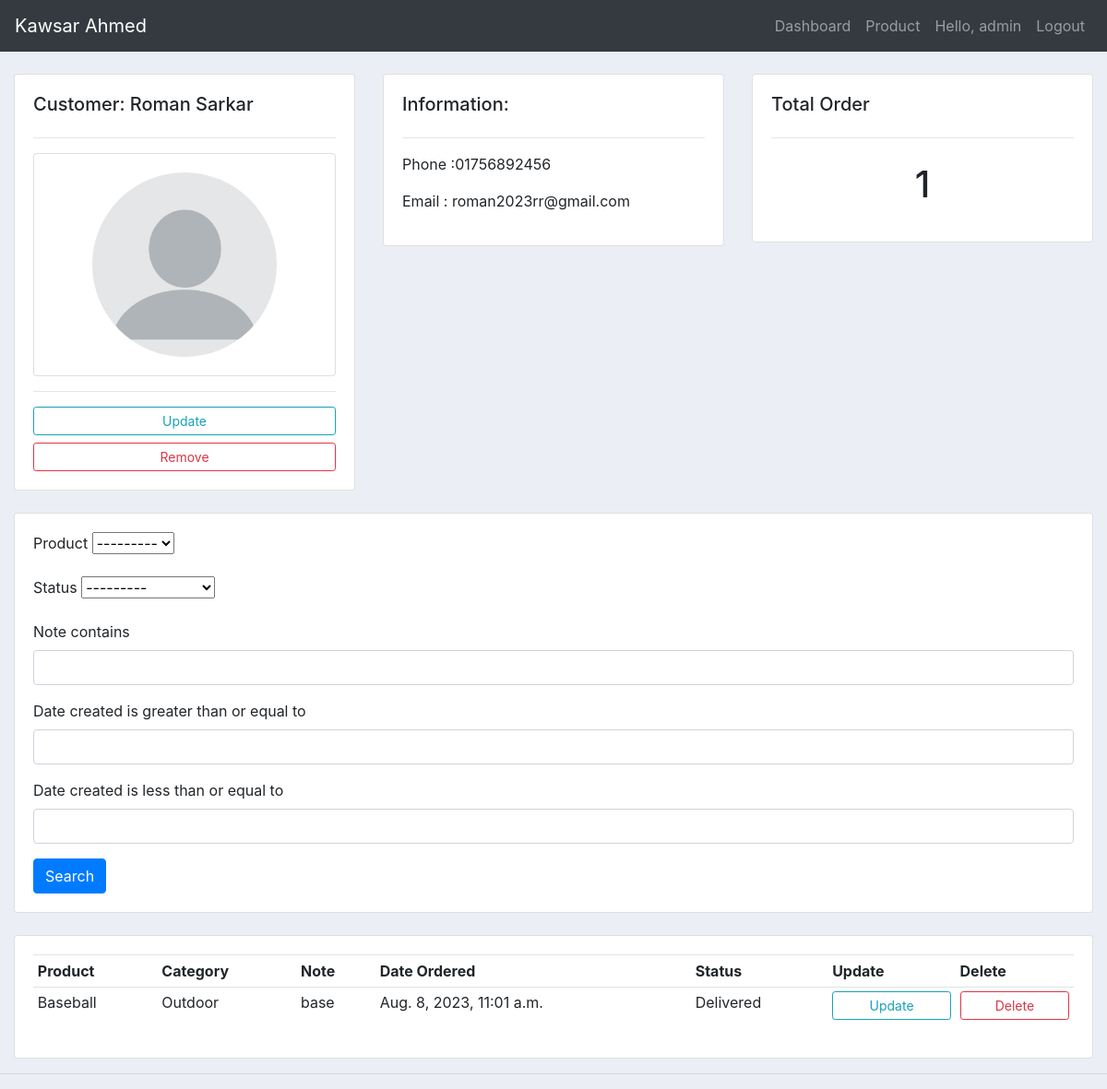
The page /customer/6/ (signed in) on the database as committed earlier.
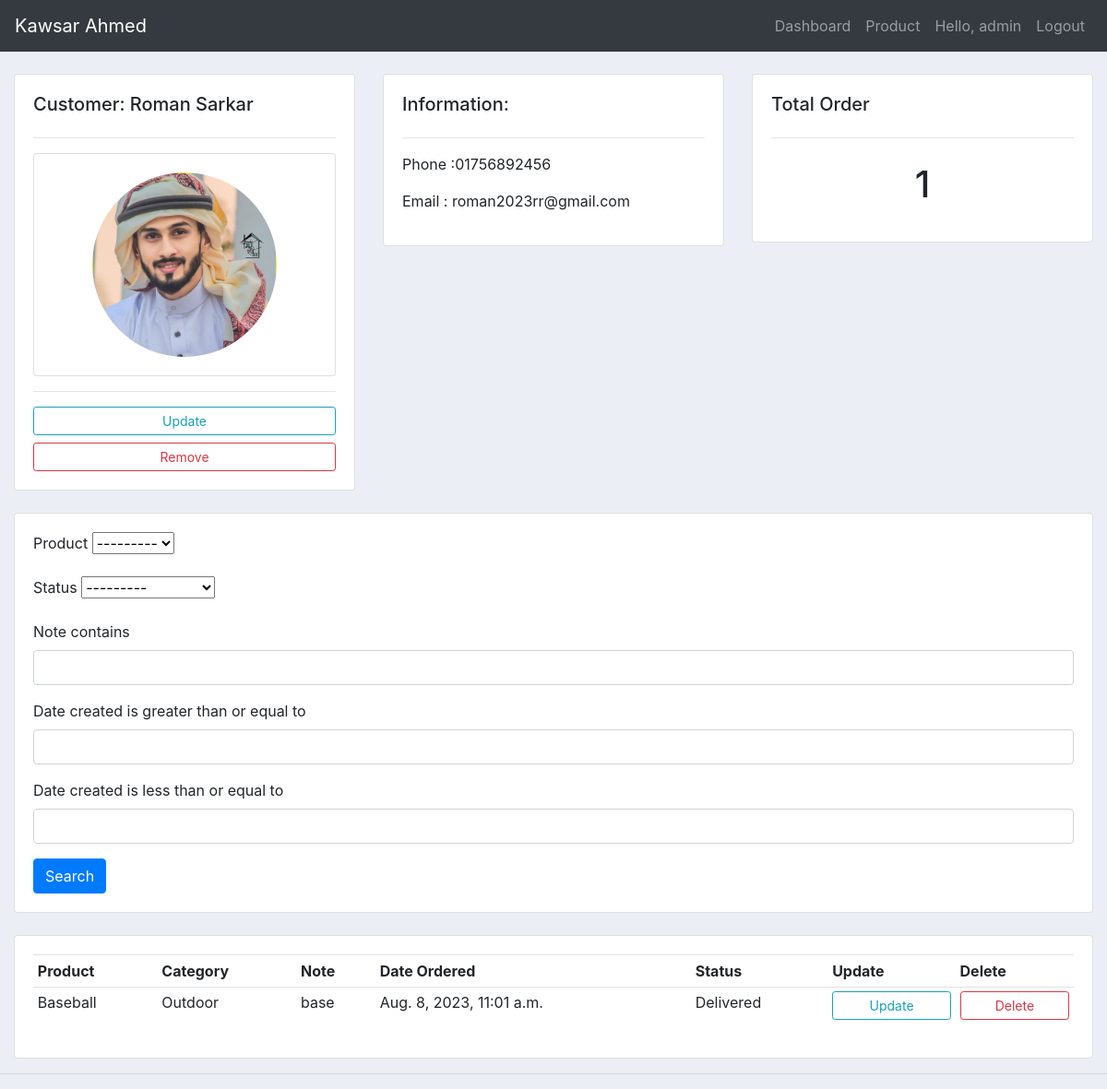
The same page on the database as committed later.
### myapp/models.py (models this page shows, shortened)
class Customer(models.Model):
    user         = models.OneToOneField(User, null=True, on_delete=models.CASCADE)
    name         = models.CharField(max_length=20, null=True)
    email        = models.EmailField(max_length=60, null=True)
    phone        = models.CharField(max_length=11, null=True)
    profile_pic  = models.ImageField(default='profile.png', null=True, blank=True)
    date_created = models.DateTimeField(auto_now_add=True, null=True)

### myapp/decorators.py (the view)
        def wrapper_func(request, *args, **kwargs):
            group = None
            if request.user.groups.exists():
                group = request.user.groups.all()[0].name
            if group in allowed_roles:
                return view_func(request, *args, **kwargs)
            else:
                return render(request, 'accounts/notallow.html')

### myapp/models.py (called while the page is built)
    def __str__(self) :
       return self.name

### myapp/views.py (called while the page is built)
@login_required(login_url='login')
@allowerd_users(allowed_roles=['admin'])
def customer(request,id):
    customer = Customer.objects.get(id=id)
    orders = customer.order_set.all()
    orderFilter = OrderFilter(request.GET, queryset=orders)
    orders = orderFilter.qs
    context = {'customer':customer,'orders':orders,'orderFilter':orderFilter,}
    return render(request, 'accounts/customer.html',context)

### templates/accounts/customer.html (shortened to what this page needs)
{% extends 'base.html' %}
{% load crispy_forms_tags %}
{% block body %}
<br>
<div class="row">
    <div class="col-md">
        <div class="card card-body">
            <h5>Customer: {{ customer.name }}</h5>
            <hr>
            <div class="card card-body">
                <img class="profile-pic" src="{{ customer.profile_pic.url }}">
            </div>
            <hr>
            <a href="" class="btn btn-outline-info btn-sm btn-block">Update</a>
            <a href="" class="btn btn-outline-danger btn-sm btn-block">Remove</a>
        </div>
    </div>
    <div class="col-md">
        <div class="card card-body">
            <h5>Information:</h5>
            <hr>
            <p>Phone :{{ customer.phone }}</p>
            <p>Email : {{ customer.email }}</p>
        </div>
    </div>
    <div class="col-md">
        <div class="card card-body">
            <h5>Total Order</h5>
            <hr>
            <h1 style="text-align: center; padding: 10px;">{{ orders.count }}</h1>
        </div>
    </div>
</div>
<br>
<div class="row">
    <div class="col">
        <div class="card card-body">
            <form method="get">
                {{ orderFilter.form | crispy }}
                <button class="btn btn-primary" type="submit">Search</button>
            </form>
        </div>
    </div>
</div>
<br>
<div class="row">
    <div class="col-md">
        <div class="card card-body">
            <table class="table table-sm">
                <tr>
                    <th>Product</th>
                    <th>Category</th>
                    <th>Note</th>
                    <th>Date Ordered</th>
                    <th>Status</th>
                    <th>Update</th>
                    <th>Delete</th>
                </tr>
                {% for order in orders %}
                <tr>
                    <td>{{ order.product.name }}</td>
                    <td>{{ order.product.category }}</td>
                    <td>{{ order.note }}</td>
                    <td>{{ order.date_created }}</td>
                    <td>{{ order.status }}</td>
                    <td><a href="{% url 'update_order' order.id %}" class="btn btn-outline-info btn-sm btn-block">Update</a></td>
                    <td><a href="{% url 'delete_order' order.id %}" class="btn btn-outline-danger btn-sm btn-block">Delete</a></td>
                </tr>
                {% endfor %}
            </table>
        </div>
    </div>
</div>
{% endblock %}

Rows that differ between the two databases and show on the page:
changed Customer "Roman Sarkar": profile_pic: picture added in place of a placeholder
